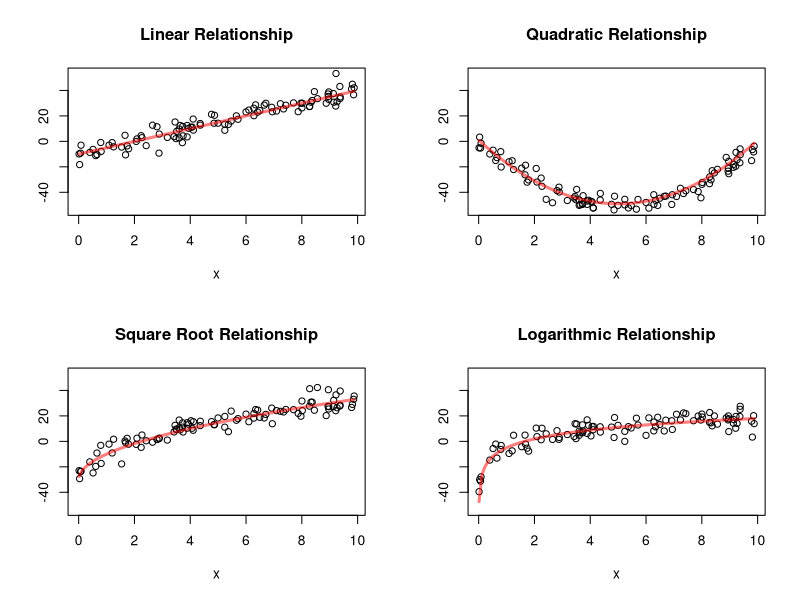

Reproduce this figure in R.
## ---- chunk 1
# Scatter Plots Patterns

# Simulation Parameters
n  <- 100
s2 <- 20

# Simulates the Explanatory Variable
x <- runif(n = n, min = 0, max = 10)

# Linear relationship
aLin <- -10
bLin <-  5
fLin <- function(x){aLin + bLin * x}
yLin <- fLin(x) + rnorm(n = n, sd = sqrt(s2))

# Quadratic Relationship
aQua <-  1
bQua <- -20
cQua <-  2
fQua <- function(x){aQua + bQua * x + cQua * x^2}
yQua <- fQua(x) + rnorm(n = n, sd = sqrt(s2))

# Square Root Relationship
aSqr <- -30
bSqr <- 20
fSqr <- function(x){aSqr + bSqr * sqrt(x)}
ySqr <- fSqr(x) + rnorm(n = n, sd = sqrt(s2))

# Logarithm Relationship
aLog <- -5
bLog <- 10
fLog <- function(x){aLog + bLog * log(x)}
yLog <- fLog(x) + rnorm(n = n, sd = sqrt(s2))


# Plots the Relationships
par(mfrow = c(2, 2))
ymax <- max(yLin, yQua, yLog, ySqr)
ymin <- min(yLin, yQua, yLog, ySqr)
# linear Relationship
plot(x    = x,
     y    = yLin,
     ylim = c(ymin, ymax),
     ylab = "",
     main = "Linear Relationship")
curve(fLin,
      add  = TRUE,
      col  = rgb(1, 0, 0, 0.5),
      lwd  = 3)

# Quadratic Relationship
plot(x = x,
     y = yQua,
     ylim = c(ymin, ymax),
     ylab = "",
     main = "Quadratic Relationship")
curve(fQua,
      add = TRUE,
      col = rgb(1, 0, 0, 0.5),
      lwd = 3)

# Square Root Relationship
plot(x = x,
     y = ySqr,
     ylim = c(ymin, ymax),
     ylab = "",
     main = "Square Root Relationship")
curve(fSqr,
      add = TRUE,
      col = rgb(1, 0, 0, 0.5),
      lwd = 3)

# Logarithmic Relationship
plot(x = x,
     y = yLog,
     ylim = c(ymin, ymax),
     ylab = "",
     main = "Logarithmic Relationship")
curve(fLog,
      add = TRUE,
      col = rgb(1, 0, 0, 0.5),
      lwd = 3)
